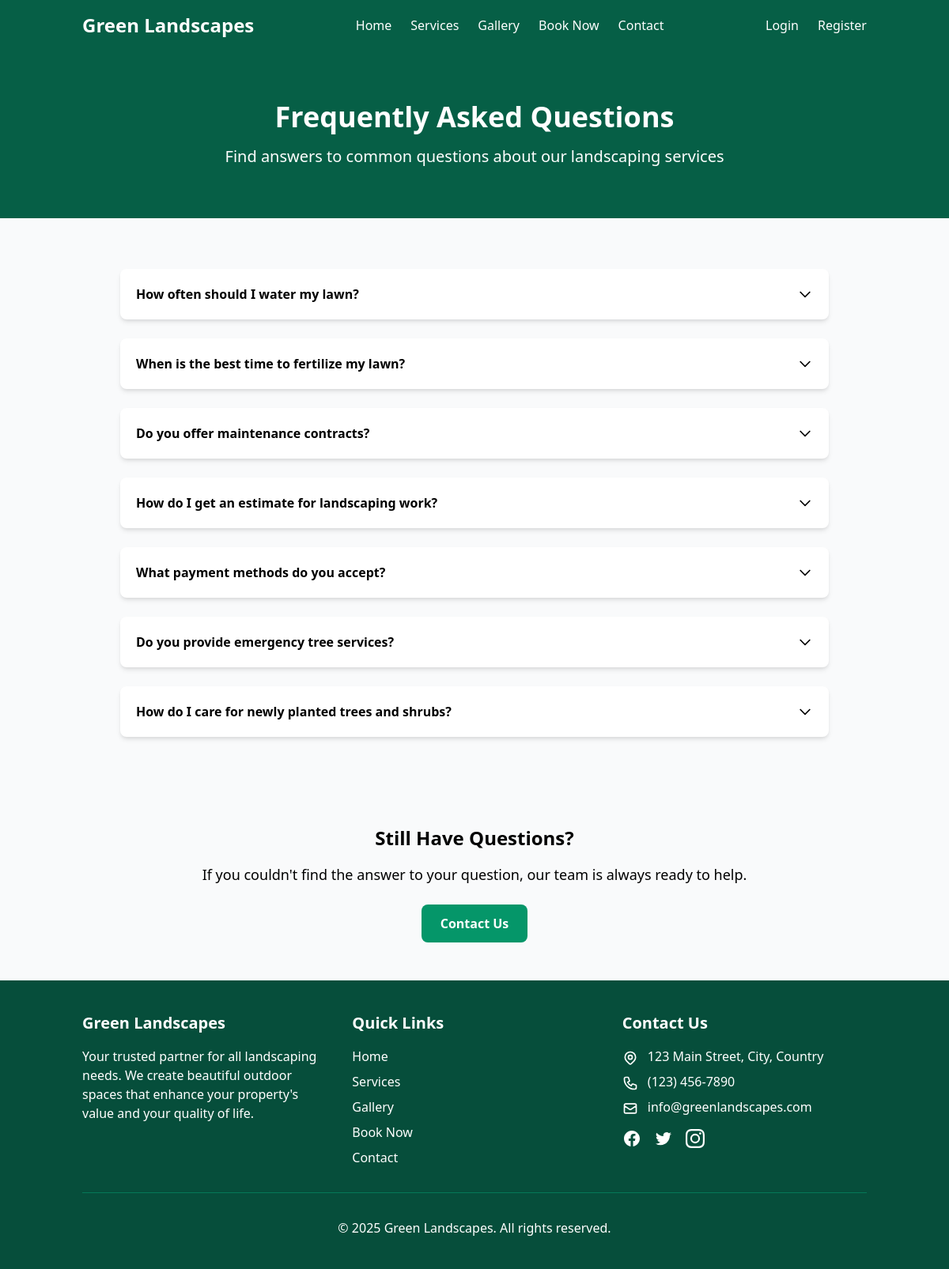
Screenshot of /faq/ with the database file from the repository.
### core/models.py (models this page shows, shortened)
class FAQ(models.Model):
    question = models.CharField(max_length=255)
    answer = models.TextField()
    order = models.PositiveIntegerField(default=0, help_text="The order in which this FAQ appears (lower numbers appear first)")
    is_active = models.BooleanField(default=True)
    class Meta:
        ordering = ['order']
        verbose_name = "FAQ"
        verbose_name_plural = "FAQs"

### core/views.py (the view)
# urls.py: path('faq/', views.FAQView.as_view(), name='faq'),
class FAQView(ListView):
    template_name = 'core/faq.html'
    model = FAQ
    context_object_name = 'faqs'
    def get_queryset(self):
        return FAQ.objects.filter(is_active=True)

### templates/core/faq.html (shortened to what this page needs)
{% extends 'base.html' %}
{% load static %}
{% block content %}
<section class="bg-green-800 text-white py-16">
    <div class="container mx-auto px-4 text-center">
        <h1 class="text-4xl font-bold mb-4">Frequently Asked Questions</h1>
        <p class="text-xl max-w-3xl mx-auto">Find answers to common questions about our landscaping services</p>
    </div>
</section>
<section class="py-16">
    <div class="container mx-auto px-4">
        <div class="max-w-4xl mx-auto">
            {% if faqs %}
                <div class="space-y-6">
                    {% for faq in faqs %}
                        <div class="bg-white rounded-lg shadow-md overflow-hidden">
                            <button class="flex justify-between items-center w-full p-5 text-left font-bold" onclick="toggleFAQ(this)">
                                <span>{{ faq.question }}</span>
                                <svg class="h-5 w-5 transform transition-transform duration-200" fill="none" stroke="currentColor" viewBox="0 0 24 24" xmlns="http://www.w3.org/2000/svg">
                                    <path stroke-linecap="round" stroke-linejoin="round" stroke-width="2" d="M19 9l-7 7-7-7"></path>
                                </svg>
                            </button>
                        </div>
                    {% endfor %}
                </div>
            {% else %}
                <div class="text-center py-12">
                    <p class="text-gray-600">Our FAQ section is currently being updated. Please check back soon or contact us directly with your questions.</p>
                </div>
            {% endif %}
        </div>
    </div>
</section>
<section class="py-12 bg-gray-50">
    <div class="container mx-auto px-4 text-center">
        <h2 class="text-2xl font-bold mb-4">Still Have Questions?</h2>
        <p class="text-lg mb-6 max-w-3xl mx-auto">If you couldn't find the answer to your question, our team is always ready to help.</p>
        <a href="{% url 'core:contact' %}" class="inline-block bg-green-600 hover:bg-green-700 text-white font-bold py-3 px-6 rounded-lg transition duration-300">
            Contact Us
        </a>
    </div>
</section>
{% endblock %}

### rows the page displays
FAQ: question "How often should I water my lawn?"
FAQ: question "When is the best time to fertilize my lawn?"
FAQ: question "Do you offer maintenance contracts?"
FAQ: question "How do I get an estimate for landscaping work?"
FAQ: question "What payment methods do you accept?"
FAQ: question "Do you provide emergency tree services?"
FAQ: question "How do I care for newly planted trees and shrubs?"
